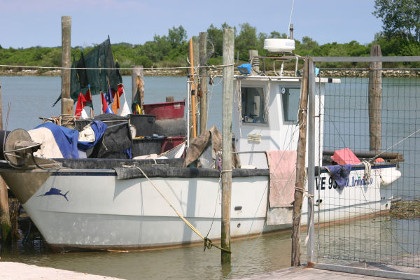
#> input picture imageops/boat-small.jpg, 420 x 280 px
$ python imageops-solarize.py
#> lines starting #> are read from the running program, lines starting #| are printed output that depends on the picture
# Author:  Martin McBride
# Created: 2021-05-21
# Copyright (C) 2021, Martin McBride
# License: MIT

# solarize an image
# Inverts any colour value that is over 128

from PIL import Image, ImageOps

image = Image.open('boat-small.jpg')
#> image is the input picture: PIL image 420x280 RGB; mean R, G, B 143.2, 144.1, 140.7
result_image = ImageOps.solarize(image)
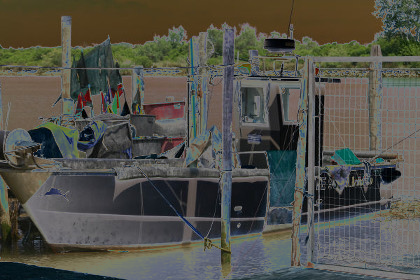
#> result_image: PIL image 420x280 RGB; mean R, G, B 81.9, 81.3, 73.3
result_image.save('imageops-solarize.jpg')
